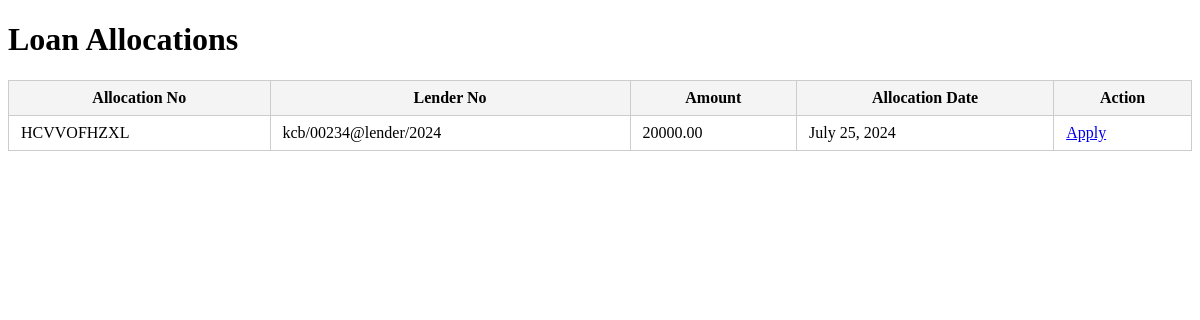
Screenshot of /Linker/allocations/ with the database file from the repository.
### lender/models.py (models this page shows, shortened)
class Allocation(models.Model):
    allocation_id = models.AutoField(primary_key=True, unique=True)
    allocation_no = models.CharField(unique=True, max_length=50, help_text="Enter the Allocation Number", blank=True)
    lender_no = models.CharField(max_length=100, help_text="Enter Lender Number:")
    amount = models.DecimalField(max_digits=15, decimal_places=2, help_text="Enter Amount to Allocate")
    interest_rate = models.DecimalField(max_digits=15, decimal_places=2, help_text="Enter Interest Rate")
    allocation_date = models.DateField(help_text="Enter Date of Allocation", blank=True)

### lender/views.py (the view)
# urls.py: path('allocations/', AllocationsView.as_view(), name='allocations_list'),
class AllocationsView(ListView):
    model = Allocation
    template_name = 'allocations_list.html'
    context_object_name = 'allocations'

### lender/templates/allocations_list.html (shortened to what this page needs)
<!DOCTYPE html>
<html lang="en">
<head>
</head>
<body>
    <h1>Loan Allocations</h1>
    <table>
        <thead>
            <tr>
                <th>Allocation No</th>
                <th>Lender No</th>
                <th>Amount</th>
                <th>Allocation Date</th>
                <th>Action</th>
            </tr>
        </thead>
        <tbody>
            {% for allocation in allocations %}
                <tr>
                    <td>{{ allocation.allocation_no }}</td>
                    <td>{{ allocation.lender_no }}</td>
                    <td>{{ allocation.amount }}</td>
                    <td>{{ allocation.allocation_date }}</td>
                    <td><a href="{% url 'application' allocation.allocation_no %}">Apply</a></td>
                </tr>
            {% endfor %}
        </tbody>
    </table>
</body>
</html>

### lender/templates/allocations_list.html (style rules this page uses)
table { width: 100%; border-collapse: collapse; }
th, td { padding: 8px 12px; border: 1px solid #ccc; }
th { background-color: #f4f4f4; }

### rows the page displays
Allocation: allocation_no "HCVVOFHZXL", lender_no "kcb/00234@lender/2024", amount "20000.00", allocation_date "July 25, 2024"
